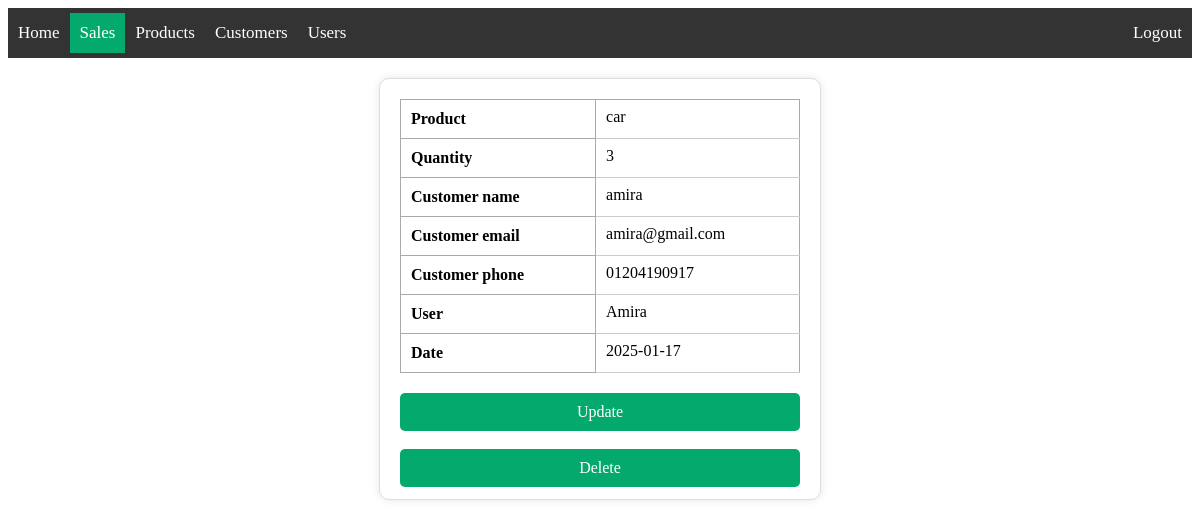
The page /sales/info_sale/2 (signed in) on the database its author committed.
### app/models/sale.py (models this page shows, shortened)
class Sale(db.Model):
    __tablename__ = 'sales'
    id = db.Column(db.Integer, primary_key=True)
    product_name = db.Column(db.String(200), nullable=False)
    product_quantity = db.Column(db.Integer, nullable=False)
    customer_name = db.Column(db.String(200), nullable=False)
    customer_email = db.Column(db.String(200), nullable=False)
    customer_phone = db.Column(db.String(15))
    user_name = db.Column(db.String(200), nullable=False)
    date = db.Column(db.DateTime, default=datetime.now(pytz.UTC))

### app/sales/routes.py (the view)
@bp.route('/info_sale/<int:id>', methods=['GET'])
@roles_accepted('admin', 'editor', 'supervisor')
def info_sale(id):
    sale = Sale.query.get_or_404(id)
    return render_template('sales/info_sale.html', sale=sale)

### app/templates/sales/info_sale.html (shortened to what this page needs)
{% extends 'base.html' %}
{% block content %}
<div class="content">
    <div class="info">
        <div class="table_box">
            <table>
                <tr>
                    <th>Product</th>
                    <td>{{ sale.product_name }}</td>
                </tr>
                <tr>
                    <th>Quantity</th>
                    <td>{{ sale.product_quantity }}</td>
                </tr>
                <tr>
                    <th>Customer name</th>
                    <td>{{ sale.customer_name }}</td>
                </tr>
                <tr>
                    <th>Customer email</th>
                    <td>{{ sale.customer_email }}</td>
                </tr>
                <tr>
                    <th>Customer phone</th>
                    <td>{{ sale.customer_phone }}</td>
                </tr>
                <tr>
                    <th>User</th>
                    <td>{{ sale.user_name }}</td>
                </tr>
                <tr>
                    <th>Date</th>
                    <td>{{ sale.date.date() }}</td>
                </tr>
            </table>
        </div>
        <div class="edit">
            {% if current_user.has_role('admin') or current_user.has_role('editor')%}
            <a href="/sales/update_sale/{{sale.id}}" id="update">Update</a>
            <br>
            <a href="{{ url_for('sales.delete_sale', id=sale.id) }}" onclick="return confirm('are you sure you want delete this record?!')" id="delete">Delete</a>
            {% endif %}
        </div>
    </div>
</div>
{% endblock %}

### app/static/css/styles.css (style rules this page uses)
.view table, td, th { border: 1px solid #aaa; }
.content { width: 100%; }
.info { width: 400px; height: 380px; margin: 20px auto; padding: 20px; background-color: #fff; border: 1px solid #ddd; border-radius: 10px; box-shadow: 0 0 10px rgba(0, 0, 0, 0.1); display: flex; flex-direction: column; }
.table_box { width: 100%; }
.table_box table { width: 100%; border-collapse: collapse; }
.table_box th, td { padding: 10px; text-align: left; }
.table_box th { font-weight: bold; }
.table_box td { border-bottom: 1px solid #ccc; padding-top: 5px; }
#update { font-size: 16px; display: block; color: #fff; background-color: #04AA6D; text-align: center; padding: 10px 0; border: none; text-decoration: none; margin-top: 20px; border-radius: 5px; width: 100%; transition: background-color 0.3s ease; }
#delete { font-size: 16px; display: block; color: #fff; background-color: #04AA6D; text-align: center; padding: 10px 0; border: none; text-decoration: none; margin-top: 0; border-radius: 5px; width: 100%; transition: background-color 0.3s ease; }

### rows shown on the page
Sale: product_name "car", product_quantity "3", customer_name "amira", customer_email "amira@gmail.com", customer_phone "01204190917", user_name "Amira", date "2025-01-17"
